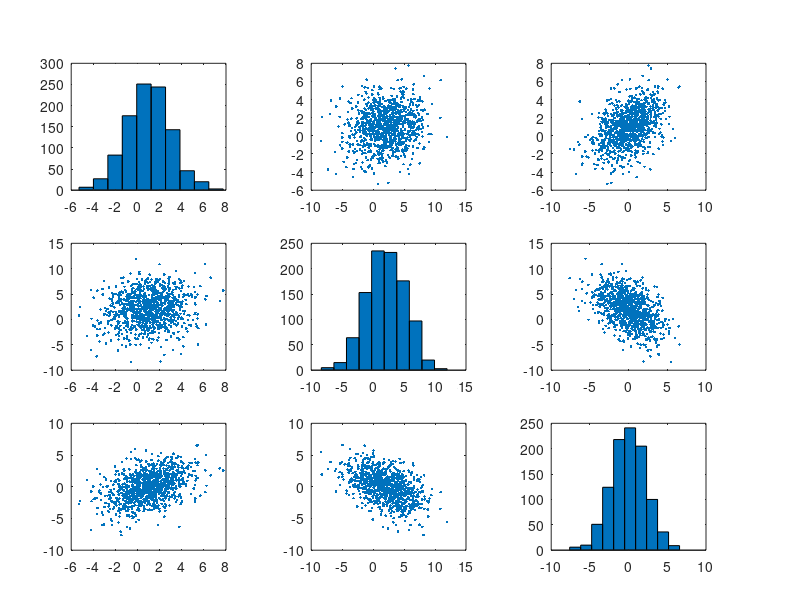
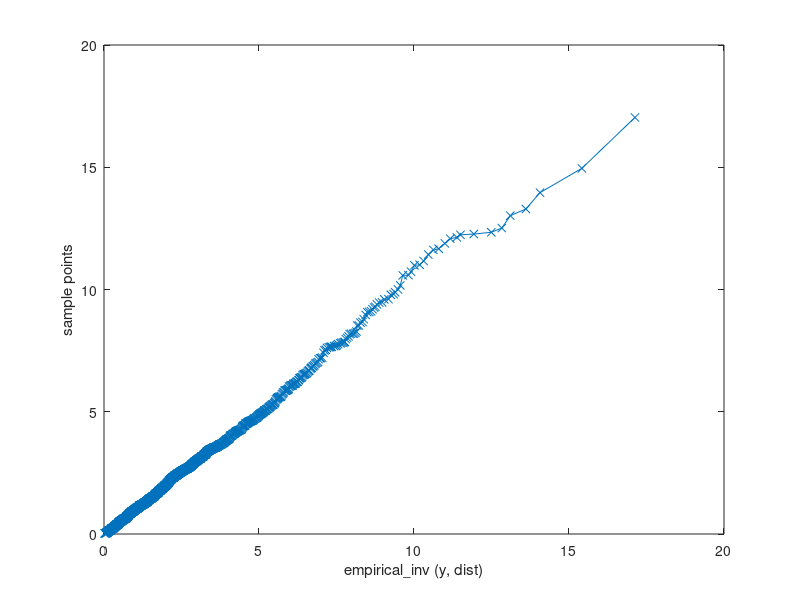
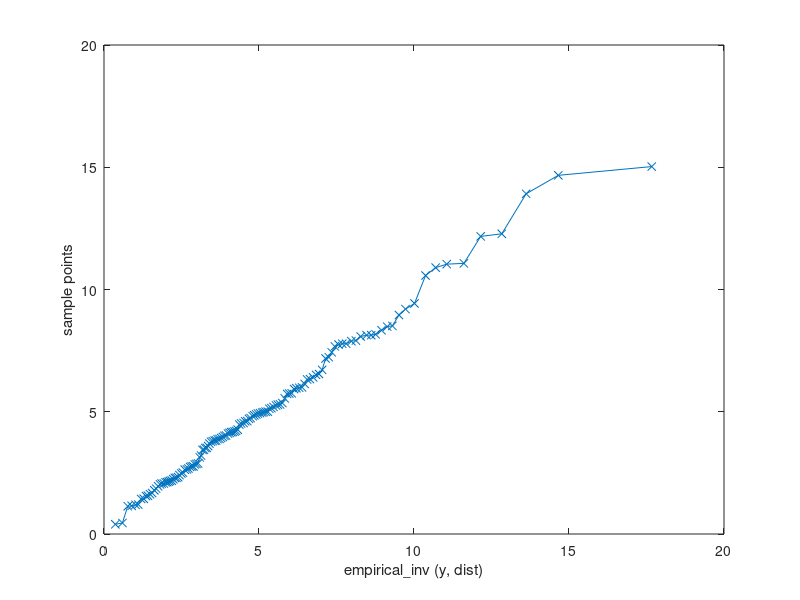

The MATLAB script that drew these images, in order: (Note: this script raises an error after producing the figures.)
%% lec2
clc; clear;
format shortG

%% task 1
load('dataset_problem_2_1.mat');

% the data is X
p = 5
x_bar = mean(X) % the mean axes are about the same
S = cov(X)
R = corrcoef(X) % we have negative correlation between most of the data

figure(1)
boxplot(X)
figure(2)
plotmatrix(X) 

% the assumption of normality seems to hold, but we're still gonna perform
% a Mahalanobis QQ-plot
d = diag((X - x_bar) * inv(S) * (X - x_bar)')
rng('default') % For reproducibility
y = chi2rnd(p, 10000, 1);
figure(3)
qqplot(d, y)
% very normal distributed


%% Task 2
% Generation of general multivariate normal distribution from 
% standard univariate normal distribution
clc; clear;

mu = [1; 2; 0]
sigma = [[4 1 2]; [1 9 -3]; [2 -3 5]]
[P, V] = eig(sigma) % P V P'

% now we want to show that we can generate a normal distribution
% from (mu, sigma)

Y  = randn(1000, 3);
X = (mu + sqrtm(sigma) * Y')'
sigma_X = cov(X)
mu_X = mean(X)

figure(1)
plotmatrix(X)

% we have shown that we are able to generate normal distributed dat
p = 3
d = diag((X - mu_X) * inv(sigma_X) * (X - mu_X)')
y = chi2rnd(p, 10000, 1);
figure(2)
qqplot(d, y)

%% 
cr_ellipsis_2d((x_bar_female - x_bar_male)', S_pool, alpha, n1, n2)

% simultaneous
sim_bounds = x_bar' + [-sim_cor sim_cor]
hold on;
plot([sim_bounds(1, 1) sim_bounds(1, 1) sim_bounds(1, 2) sim_bounds(1, 2) sim_bounds(1, 1)], ...
     [sim_bounds(2, 1) sim_bounds(2, 2) sim_bounds(2, 2) sim_bounds(2, 1) sim_bounds(2, 1)], ...
     'DisplayName','Simultaneous')

% marginal 
marg_cor = tinv(1-alpha/2, n-1) * sqrt(diag(S)/n)
marg_bounds = x_bar' + [-marg_cor marg_cor]
hold on;
plot([marg_bounds(1, 1) marg_bounds(1, 1) marg_bounds(1, 2) marg_bounds(1, 2) marg_bounds(1, 1)], ...
     [marg_bounds(2, 1) marg_bounds(2, 2) marg_bounds(2, 2) marg_bounds(2, 1) marg_bounds(2, 1)], ...
     'DisplayName','Marginal')

% bonf 
marg_cor = tinv(1-alpha/(2*p), n-1) * sqrt(diag(S)/n)
marg_bounds = x_bar' + [-marg_cor marg_cor]
hold on;
plot([marg_bounds(1, 1) marg_bounds(1, 1) marg_bounds(1, 2) marg_bounds(1, 2) marg_bounds(1, 1)], ...
     [marg_bounds(2, 1) marg_bounds(2, 2) marg_bounds(2, 2) marg_bounds(2, 1) marg_bounds(2, 1)], ...
     'DisplayName','Bonferroni')

legend()
disp("This is confidence region for the mean")


